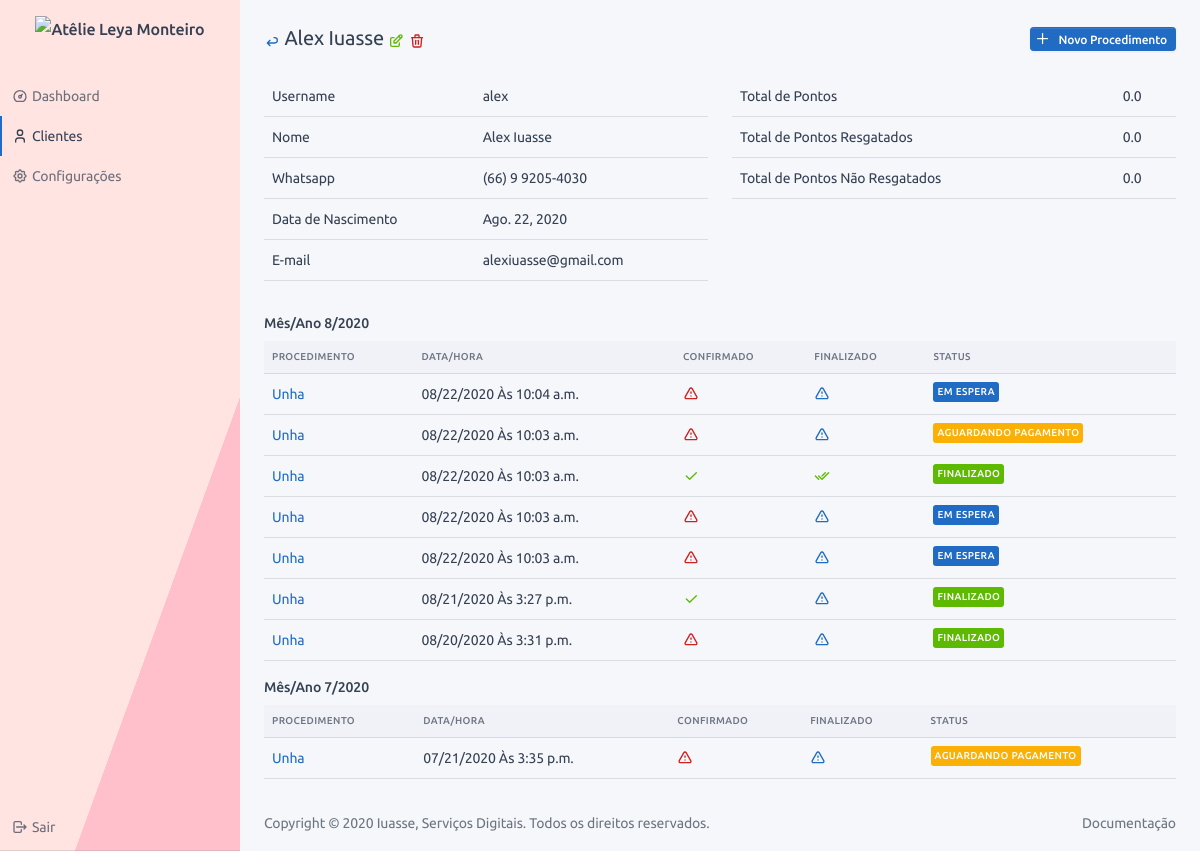
/user/2/profile/ (signed in), run on an earlier commit of the app's database.
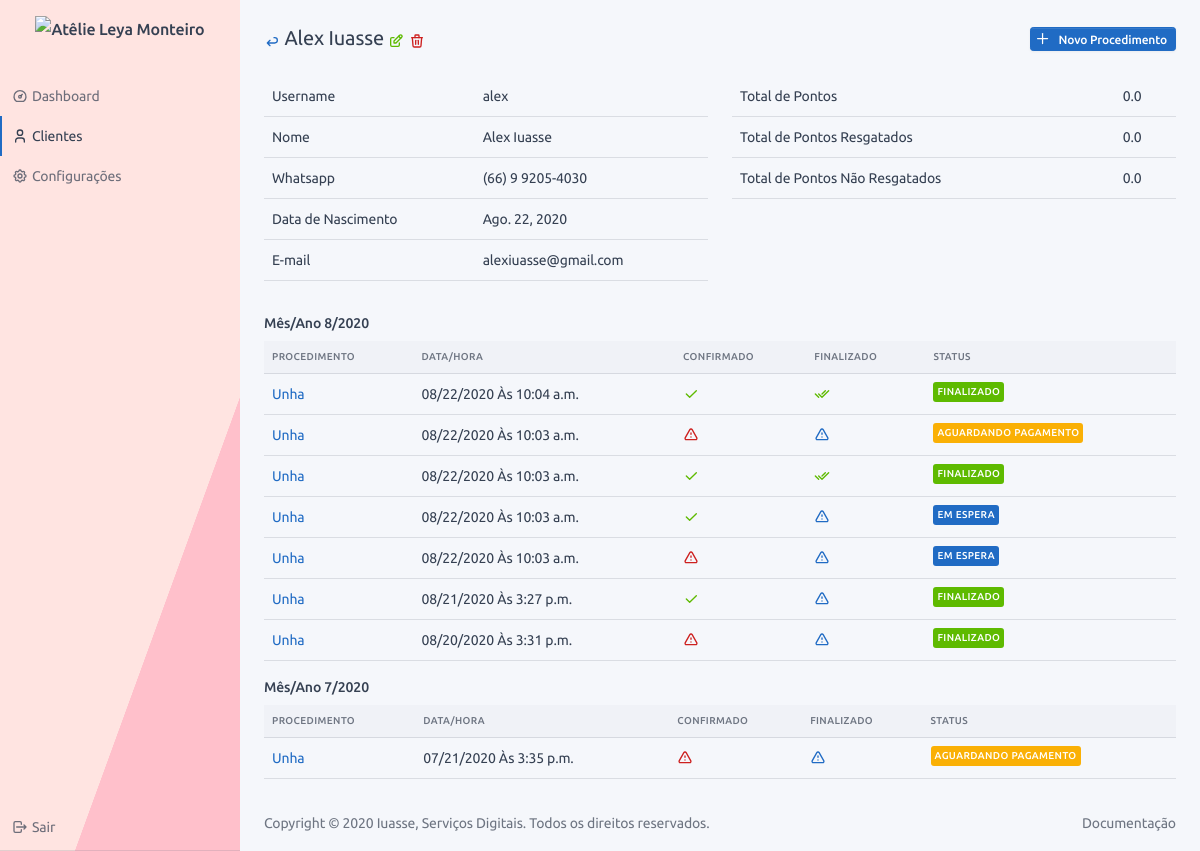
And on a later commit of the database.
### service/models.py (models this page shows, shortened)
class OrderOfService(BaseModel):
    type_of_service = models.ForeignKey("config.TypeOfService", verbose_name="Procedimento", on_delete=models.SET_NULL,
                                        null=True)
    status = models.ForeignKey("config.StatusService", verbose_name="Status", on_delete=models.PROTECT)
    finished = models.BooleanField("finalizado", default=False,
                                   help_text="Marque apenas quando procedimento finalizado")
    counted = models.BooleanField("contabilizado", default=False, help_text="Procedimento já foi contabilizado?")
    confirmed = models.BooleanField("confirmado", default=False, help_text="Procedimento foi confirmado?")
    date = models.DateField("Data", default=now)
    time = models.TimeField("Hora", default=now)
    observation = models.TextField("observação", blank=True)
    customer = models.ForeignKey("users.CustomUser", verbose_name="Cliente", on_delete=models.CASCADE, blank=True,
                                 null=True)
    def get_absolute_url(self):
        return reverse(self.get_reverse_profile, kwargs={'cpk': self.customer.pk, 'pk': self.pk})
    def get_confirmed_html(self):
        return f"<span class='text-success'>{ICON_CHECK}</span>" if self.confirmed else \
            f"<span class='text-danger'>{ICON_TRIANGLE_ALERT}</span>"
    def get_finished_html(self):
        return f"<span class='text-success'>{ICON_DOUBLE_CHECK}</span>" if self.finished else \
            f"<span class='text-primary'>{ICON_TRIANGLE_ALERT}</span>"

### config/models.py (models this page shows, shortened)
class BaseConfigModel(BaseModel):
    name = models.CharField("nome", max_length=128)
    def __str__(self):
        return self.name
    class Meta:
        abstract = True

class StatusService(BaseConfigModel):
    contextual = models.CharField("cor", choices=ContextualEnum.choices(), blank=True, max_length=20)

class TypeOfService(BaseConfigModel):
    value = models.DecimalField("Valor", max_digits=11, decimal_places=2, default=0,
                                help_text="Valor do procedimento, ele será usado para auto preenchimento de alguns "
                                          "campos!")
    rewarded_points = models.FloatField("pontos ganhos", default=0)

### users/views.py (the view)
# urls.py: path('<int:pk>/profile/', CustomUserProfile.as_view(), name='profile'),
class CustomUserProfile(LoginRequiredMixin, View):
    template = 'user/profile.html'
    title = TITLE_VIEW_USER
    subtitle = SUBTITLE_USER
    def get(self, request, pk):
        return render(request, self.template, {'obj': CustomUser.objects.get(pk=pk)})

### base/models.py (called while the page is built)
    @property
    def get_reverse_profile(self):
        return '{}:{}:profile'.format(self._meta.app_label, self._meta.model_name)

### frontend/context_processors.py (called while the page is built)
def frontend_template_context(request):
    return {
        'NAME_OF_ENTERPRISE': settings.NAME_OF_ENTERPRISE,
        'VERSION': settings.VERSION,
        'ICON_HOME': ICON_HOME,
        'ICON_LOGOUT': ICON_LOGOUT,
        'ICON_LINK': ICON_LINK,
        'ICON_EYE': ICON_EYE,
        'ICON_ARROW_BACK': ICON_ARROW_BACK,
        'ICON_DELETE': ICON_DELETE,
        'ICON_EDIT': ICON_EDIT,
        'ICON_ADD': ICON_ADD,
        'ICON_CALENDAR': ICON_CALENDAR,
        'ICON_DEVICE': ICON_DEVICE,
        'ICON_PERSON': ICON_PERSON,
        'ICON_NEW_PERSON': ICON_NEW_PERSON,
        'ICON_SETTINGS': ICON_SETTINGS,
        'ICON_TRIANGLE_ALERT': ICON_TRIANGLE_ALERT,
        'ICON_BUG': ICON_BUG,
        'ICON_DASHBOARD': ICON_DASHBOARD,
        'ICON_CHECK': ICON_CHECK,
        'ICON_DOUBLE_CHECK': ICON_DOUBLE_CHECK,
        'ICON_GIFT': ICON_GIFT,
    }

### users/models.py (called while the page is built)
    def get_full_name(self):
        return "{} {}".format(self.first_name, self.last_name)

    @property
    def get_delete_url(self):
        return reverse('users:customuser:delete', kwargs={'pk': self.pk})

### frontend/templates/user/profile.html (shortened to what this page needs)
{% extends 'base.html' %}
{% block content %}
<div class="container-fluid">
    <div class="page-header">
        <div class="row align-items-center">
            <div class="col-auto">
                <h2 class="page-title">
                    <a href="{{obj.get_back_url}}" rel="tooltip" title="Voltar">
                        <span class="text-primary">{{ICON_ARROW_BACK|safe}}</span>
                    </a>
                    {{obj.get_full_name}}
                    <a href="{{obj.get_edit_url}}" rel="tooltip" title="Editar">
                        <span class="text-success">{{ICON_EDIT|safe}}</span>
                    </a>
                    <a href="{{obj.get_delete_url}}" rel="tooltip" title="Deletar">
                        <span class="text-danger">{{ICON_DELETE|safe}}</span>
                    </a>
                </h2>
            </div>
            <div class="col-auto ml-auto d-print-none">
                <a class="btn btn-sm btn-primary ml-3 d-none d-sm-inline-block"
                   href="{{obj.get_new_service_url}}">
                    {{ICON_ADD|safe}}
                    Novo Procedimento
                </a>
            </div>
        </div>
    </div>
    <div class="row">
        <div class="col-lg-6 col-md-auto">
            <div class="table-responsive mb-3">
                <table class="table table-hover">
                    {% for k, v in obj.get_dict_data.items %}
                    <tr>
                        <td>{{k}}</td>
                        <td>{{v}}</td>
                    </tr>
                    {% endfor %}
                </table>
            </div>
        </div>
        <div class="col-lg-6 col-md-auto">
            <div class="table-responsive mb-3">
                <table class="table table-hover">
                    {% for k, v in obj.get_dict_data_points.items %}
                    <tr>
                        <td>{{k}}</td>
                        <td>{{v}}</td>
                    </tr>
                    {% endfor %}
                </table>
            </div>
        </div>
    </div>
    <div class="row">
        {% for k,v in obj.get_service_sorted_by_entry_date.items %}
        <div class="col-lg-12 col-md-auto">
            <h4>Mês/Ano {{k}}</h4>
            <div class="table-responsive">
                <table class="table table-hover">
                    <thead>
                    <tr>
                        <th>Procedimento</th>
                        <th>Data/Hora</th>
                        <th>Confirmado</th>
                        <th>Finalizado</th>
                        <th>Status</th>
                    </tr>
                    </thead>
                    <tbody>
                    {% for kk,vv in v.items %}
                    {% for s in vv %}
                    <tr onclick="window.location='{{s.get_absolute_url}}'">
                        <td>
                            <a href="{{s.get_absolute_url}}">
                                {{s.type_of_service}}
                            </a>
                        </td>
                        <td>{{s.date|date:"SHORT_DATE_FORMAT"}} Às {{s.time}}</td>
                        <td>{{s.get_confirmed_html|safe}}</td>
                        <td>{{s.get_finished_html|safe}}</td>
                        <td><span class="badge bg-{{s.status.contextual}}">{{s.status}}</span></td>
                    </tr>
                    {% endfor %}
                    {% endfor %}
                    </tbody>
                </table>
            </div>
        </div>
        {% endfor %}
    </div>
</div>
{% endblock %}

What changed in the data, as far as the page shows it:
changed OrderOfService (number 1 of 8 on the later page): confirmed False → True (drawn); finished False → True (drawn); status_id 2 → 1 (drawn); status "EM ESPERA" → "FINALIZADO"
changed OrderOfService (number 4 of 8 on the later page): confirmed False → True (drawn)
